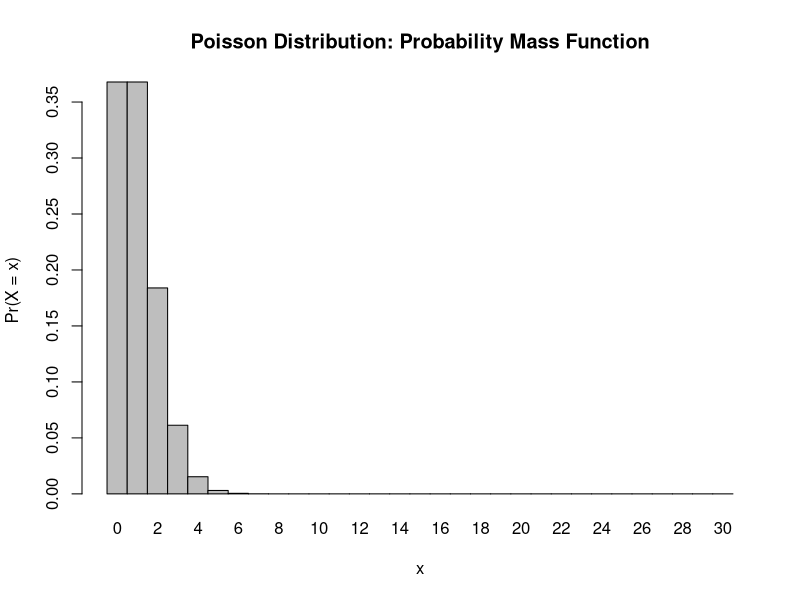
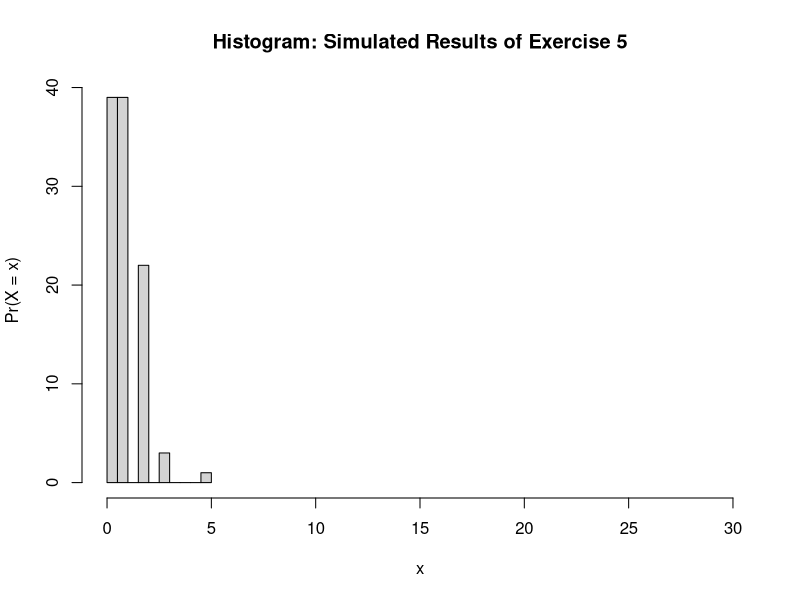

Write R code to recreate these figures, in order.
## ---- chunk 1
x <- 9:15 #So, the possibility that she will hear from 9-15 calls.
l = 15 # So she expects to hear on average 15 calls.
probability_result <- dpois(x = x, lambda = l)
probability_result
## ---- chunk 2
x <- 0 #This is the probability of her hearing 0 calls in a session?
l <- 15 #This is what she, in general, expects to hear on average.
probability_nocalls <- dpois(x = x, lambda = 1)
print(probability_nocalls)

## ---- chunk 3
x <- 3:3
l <- 15
probability_3calls <- dpois(x = x, lambda = 1)
print(probability_3calls)
## ---- chunk 4
x <- 0:30
l <- 15
prob_0to30 <- dpois(x = x, lambda = 1)
barplot(prob_0to30, names.arg = x, space = 0, xlab = "x", ylab = "Pr(X = x)", main = "Poisson Distribution: Probability Mass Function")
## ---- chunk 5
n <- 104 #This is equal to my 104 Saturday monitoring sessions. I'm telling R to simulate 104 random results.
l <- 15

simulated_results <- rpois (n = n, lambda = 1)
print(simulated_results)
## ---- chunk 6
hist(simulated_results, xlim = c(0,30), xlab = "x", ylab = "Pr(X = x)", main = "Histogram: Simulated Results of Exercise 5")
